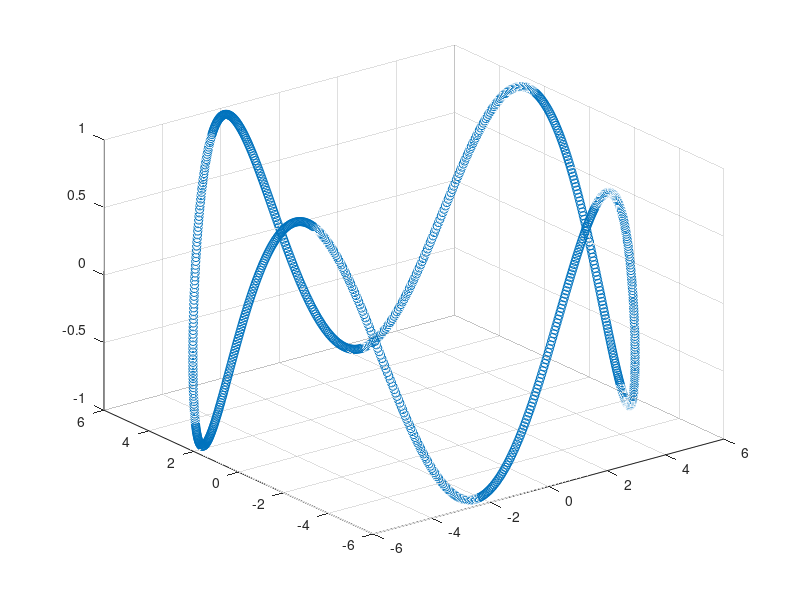

Source code (MATLAB): (Note: this script raises an error after producing the figure.)
% Runs a circle around a cube

clear
close all
clc

%path for wahba solver
addpath('../matlabScripts/')

%circle parameters
R = 6; %radius
N = 1000; %number of images
inc = 1; %inclination (not a real orbital inclination)
Revs = 1; %number of revolutions around the cube

theta = linspace(0,2*pi*Revs,N);
x = zeros(3,N);
for ii = 1:N
    x(1,ii) = R*cos(theta(ii));
    x(2,ii) = R*sin(theta(ii));
    x(3,ii) = inc*sin(4*theta(ii));
    %     x(3,ii) = inc;
end

figure
scatter3(x(1,:),x(2,:),x(3,:))

% Create the cube
P = [1; 0; 0];
s = 0.5;
sw = 0.05;
fc = [1 0 0;
    0 1 0;
    0 0 1;
    1 1 0;
    1 0 1;
    0 1 1];

ec = [.1 .1 .1];
C = createCube(P, s, sw, fc, ec);

%create more cubes
P2 = [0; 0; -2];
C2 = createCube(P2, s, sw, fc, ec);

P3 = [1; -1; 0];
C3 = createCube(P3, s, sw, fc, ec);

P4 = [0; 2; .5];
C4 = createCube(P4, s, sw, fc, ec);

P5 = [-1; 0; 0];
C5 = createCube(P5, s, sw, fc, ec);

P6 = [.4; -1; .4];
C6 = createCube(P6, s, sw, fc, ec);

%create an all encompassing rectangular prism
s = [14; 14; 12];
sw = .1;
C7 = createRectangularPrism([0, 0, 0]', s, sw, fc, ec, true);

%more cubes
P8 = [.4; 1; .4];
s = 0.5;
sw = .05;
C8 = createCube(P8, s, sw, fc, ec);

P9 = [-.4; 0; -.4];
C9 = createCube(P9, s, sw, fc, ec);

P10 = [-.4; -1; -.4];
C10 = createCube(P10, s, sw, fc, ec);

P11 = [.2; -1; 2];
C11 = createCube(P11, s, sw, fc, ec);

%cube cell array
CArray = cell(2,1);
CArray{1} = C;
CArray{2} = C2;
CArray{3} = C3;
CArray{4} = C4;
CArray{5} = C5;
CArray{6} = C6;
CArray{7} = C7;
CArray{8} = C8;
CArray{9} = C9;
CArray{10} = C10;
CArray{11} = C11;

% createPixelVectors and camera information
f = 500;
width = 640;
height = 480;
sz = [width, height];
px = width/2;
py = height/2;
K = [f, 0, px;
    0, f, py;
    0, 0, 1];

V = createPixelVectors(K,width,height);

%run through and create an image at each point, always pointing towards the
%center
vz = [0; 0; 1];
vx = [1; 0; 0];
vBMat = [vx'; vz'];
aVec = [1; 1];

figure
tic
parfor ii = 1:N
   
    %create the quaternion for this location
    imFoc = [0 0 0]'; %point the image is centered on
    vz_I = imFoc - x(:,ii); %camera z-axis in the inertial frame
    vx_I = [vz_I(2); -vz_I(1); 0]; %camera x-axis in the inertial frame    
    
    %normalize vectors
    vx_I = vx_I/norm(vx_I);
    vz_I = vz_I/norm(vz_I);
    
    %create matrix and solve wahbas problem
    vIMat = [vx_I'; vz_I'];
    RBI = wahbaSolver(aVec,vIMat,vBMat);
    q = dcm2quat(RBI);
    
%     tic    
    imgRGBD = createImage(CArray, x(:,ii), q', V, sz, K);
%     toc
    
    %extract RGB info
    img = imgRGBD(:,:,1:3);
    
    %filter and display
    imgFilt = imgaussfilt(img,1.2);
%     imgFilt = img;
    imshow(imgFilt);
    
    imshow(imgFilt);
    
    imwrite(imgFilt,strcat('images/cubeCircling',num2str(ii,'%04i'),'.jpg'))
    
    disp('Percent Complete:')
    disp(ii/N*100)

end
toc
